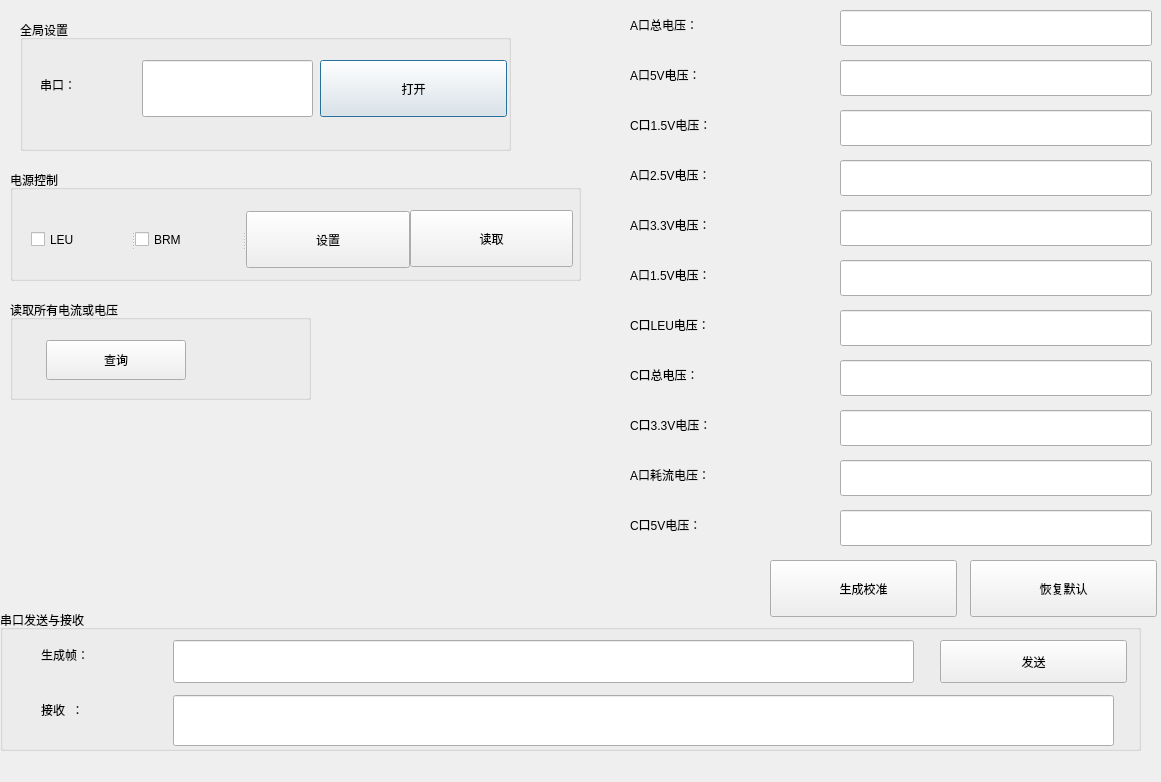
<?xml version="1.0" encoding="UTF-8"?>
<ui version="4.0">
 <class>SwbpTester</class>
 <widget class="QDialog" name="SwbpTester">
  <property name="geometry">
   <rect>
    <x>0</x>
    <y>0</y>
    <width>1161</width>
    <height>782</height>
   </rect>
  </property>
  <property name="windowTitle">
   <string>Dialog</string>
  </property>
  <widget class="QGroupBox" name="groupBox_2">
   <property name="geometry">
    <rect>
     <x>20</x>
     <y>20</y>
     <width>491</width>
     <height>131</height>
    </rect>
   </property>
   <property name="title">
    <string>全局设置</string>
   </property>
   <widget class="QPushButton" name="com_open">
    <property name="geometry">
     <rect>
      <x>300</x>
      <y>40</y>
      <width>187</width>
      <height>57</height>
     </rect>
    </property>
    <property name="text">
     <string>打开</string>
    </property>
   </widget>
   <widget class="QLabel" name="label">
    <property name="geometry">
     <rect>
      <x>20</x>
      <y>50</y>
      <width>90</width>
      <height>30</height>
     </rect>
    </property>
    <property name="text">
     <string>串口：</string>
    </property>
   </widget>
   <widget class="QLineEdit" name="m_ComSellineEdit">
    <property name="geometry">
     <rect>
      <x>122</x>
      <y>40</y>
      <width>171</width>
      <height>57</height>
     </rect>
    </property>
   </widget>
  </widget>
  <widget class="QWidget" name="layoutWidget">
   <property name="geometry">
    <rect>
     <x>0</x>
     <y>0</y>
     <width>2</width>
     <height>2</height>
    </rect>
   </property>
   <layout class="QVBoxLayout" name="verticalLayout"/>
  </widget>
  <widget class="QWidget" name="layoutWidget">
   <property name="geometry">
    <rect>
     <x>0</x>
     <y>0</y>
     <width>2</width>
     <height>2</height>
    </rect>
   </property>
   <layout class="QVBoxLayout" name="verticalLayout_2"/>
  </widget>
  <widget class="QGroupBox" name="groupBox_5">
   <property name="geometry">
    <rect>
     <x>10</x>
     <y>300</y>
     <width>301</width>
     <height>100</height>
    </rect>
   </property>
   <property name="title">
    <string>读取所有电流或电压</string>
   </property>
   <widget class="QPushButton" name="voltagequery_btn">
    <property name="geometry">
     <rect>
      <x>36</x>
      <y>40</y>
      <width>140</width>
      <height>40</height>
     </rect>
    </property>
    <property name="text">
     <string>查询</string>
    </property>
   </widget>
  </widget>
  <widget class="QGroupBox" name="groupBox_8">
   <property name="geometry">
    <rect>
     <x>10</x>
     <y>170</y>
     <width>571</width>
     <height>111</height>
    </rect>
   </property>
   <property name="title">
    <string>电源控制</string>
   </property>
   <widget class="QPushButton" name="pushButton_4">
    <property name="geometry">
     <rect>
      <x>400</x>
      <y>40</y>
      <width>163</width>
      <height>57</height>
     </rect>
    </property>
    <property name="text">
     <string>读取</string>
    </property>
   </widget>
   <widget class="QSplitter" name="splitter_4">
    <property name="geometry">
     <rect>
      <x>21</x>
      <y>41</y>
      <width>379</width>
      <height>57</height>
     </rect>
    </property>
    <property name="orientation">
     <enum>Qt::Horizontal</enum>
    </property>
    <widget class="QCheckBox" name="LeuPwr_chkBox">
     <property name="text">
      <string>LEU</string>
     </property>
    </widget>
    <widget class="QCheckBox" name="BrmPwr_chkBox">
     <property name="text">
      <string>BRM</string>
     </property>
    </widget>
    <widget class="QPushButton" name="pushButton_3">
     <property name="text">
      <string>设置</string>
     </property>
    </widget>
   </widget>
  </widget>
  <widget class="QGroupBox" name="groupBox_6">
   <property name="geometry">
    <rect>
     <x>0</x>
     <y>610</y>
     <width>1141</width>
     <height>141</height>
    </rect>
   </property>
   <property name="title">
    <string>串口发送与接收</string>
   </property>
   <widget class="QLineEdit" name="sendedit">
    <property name="geometry">
     <rect>
      <x>173</x>
      <y>30</y>
      <width>741</width>
      <height>43</height>
     </rect>
    </property>
   </widget>
   <widget class="QPushButton" name="send_btn">
    <property name="geometry">
     <rect>
      <x>940</x>
      <y>30</y>
      <width>187</width>
      <height>43</height>
     </rect>
    </property>
    <property name="text">
     <string>发送</string>
    </property>
   </widget>
   <widget class="QLabel" name="label_3">
    <property name="geometry">
     <rect>
      <x>41</x>
      <y>30</y>
      <width>120</width>
      <height>30</height>
     </rect>
    </property>
    <property name="text">
     <string>生成帧：</string>
    </property>
   </widget>
   <widget class="QLabel" name="label_4">
    <property name="geometry">
     <rect>
      <x>41</x>
      <y>85</y>
      <width>120</width>
      <height>30</height>
     </rect>
    </property>
    <property name="text">
     <string>接收  ：</string>
    </property>
   </widget>
   <widget class="QLineEdit" name="recv_edit">
    <property name="geometry">
     <rect>
      <x>173</x>
      <y>85</y>
      <width>941</width>
      <height>51</height>
     </rect>
    </property>
   </widget>
  </widget>
  <widget class="QLineEdit" name="m_lineEdit_1">
   <property name="geometry">
    <rect>
     <x>840</x>
     <y>10</y>
     <width>312</width>
     <height>36</height>
    </rect>
   </property>
  </widget>
  <widget class="QLabel" name="label_2">
   <property name="geometry">
    <rect>
     <x>630</x>
     <y>10</y>
     <width>165</width>
     <height>30</height>
    </rect>
   </property>
   <property name="text">
    <string>A口总电压：</string>
   </property>
  </widget>
  <widget class="QLabel" name="label_5">
   <property name="geometry">
    <rect>
     <x>630</x>
     <y>60</y>
     <width>165</width>
     <height>30</height>
    </rect>
   </property>
   <property name="text">
    <string>A口5V电压：</string>
   </property>
  </widget>
  <widget class="QLineEdit" name="m_lineEdit_2">
   <property name="geometry">
    <rect>
     <x>840</x>
     <y>60</y>
     <width>312</width>
     <height>36</height>
    </rect>
   </property>
  </widget>
  <widget class="QLabel" name="label_6">
   <property name="geometry">
    <rect>
     <x>630</x>
     <y>110</y>
     <width>195</width>
     <height>30</height>
    </rect>
   </property>
   <property name="text">
    <string>C口1.5V电压：</string>
   </property>
  </widget>
  <widget class="QLineEdit" name="m_lineEdit_3">
   <property name="geometry">
    <rect>
     <x>840</x>
     <y>110</y>
     <width>312</width>
     <height>36</height>
    </rect>
   </property>
  </widget>
  <widget class="QLabel" name="label_7">
   <property name="geometry">
    <rect>
     <x>630</x>
     <y>160</y>
     <width>195</width>
     <height>30</height>
    </rect>
   </property>
   <property name="text">
    <string>A口2.5V电压：</string>
   </property>
  </widget>
  <widget class="QLineEdit" name="m_lineEdit_4">
   <property name="geometry">
    <rect>
     <x>840</x>
     <y>160</y>
     <width>312</width>
     <height>36</height>
    </rect>
   </property>
  </widget>
  <widget class="QLabel" name="label_8">
   <property name="geometry">
    <rect>
     <x>630</x>
     <y>210</y>
     <width>195</width>
     <height>30</height>
    </rect>
   </property>
   <property name="text">
    <string>A口3.3V电压：</string>
   </property>
  </widget>
  <widget class="QLineEdit" name="m_lineEdit_5">
   <property name="geometry">
    <rect>
     <x>840</x>
     <y>210</y>
     <width>312</width>
     <height>36</height>
    </rect>
   </property>
  </widget>
  <widget class="QLabel" name="label_9">
   <property name="geometry">
    <rect>
     <x>630</x>
     <y>260</y>
     <width>195</width>
     <height>30</height>
    </rect>
   </property>
   <property name="text">
    <string>A口1.5V电压：</string>
   </property>
  </widget>
  <widget class="QLabel" name="label_10">
   <property name="geometry">
    <rect>
     <x>630</x>
     <y>310</y>
     <width>165</width>
     <height>30</height>
    </rect>
   </property>
   <property name="text">
    <string>C口LEU电压：</string>
   </property>
  </widget>
  <widget class="QLineEdit" name="m_lineEdit_6">
   <property name="geometry">
    <rect>
     <x>840</x>
     <y>260</y>
     <width>312</width>
     <height>36</height>
    </rect>
   </property>
  </widget>
  <widget class="QLineEdit" name="m_lineEdit_7">
   <property name="geometry">
    <rect>
     <x>840</x>
     <y>310</y>
     <width>312</width>
     <height>36</height>
    </rect>
   </property>
  </widget>
  <widget class="QLabel" name="label_11">
   <property name="geometry">
    <rect>
     <x>630</x>
     <y>360</y>
     <width>195</width>
     <height>30</height>
    </rect>
   </property>
   <property name="text">
    <string>C口总电压：</string>
   </property>
  </widget>
  <widget class="QLineEdit" name="m_lineEdit_8">
   <property name="geometry">
    <rect>
     <x>840</x>
     <y>360</y>
     <width>312</width>
     <height>36</height>
    </rect>
   </property>
  </widget>
  <widget class="QLabel" name="label_12">
   <property name="geometry">
    <rect>
     <x>630</x>
     <y>410</y>
     <width>181</width>
     <height>30</height>
    </rect>
   </property>
   <property name="text">
    <string>C口3.3V电压：</string>
   </property>
  </widget>
  <widget class="QLineEdit" name="m_lineEdit_9">
   <property name="geometry">
    <rect>
     <x>840</x>
     <y>410</y>
     <width>312</width>
     <height>36</height>
    </rect>
   </property>
  </widget>
  <widget class="QPushButton" name="pushButton">
   <property name="geometry">
    <rect>
     <x>770</x>
     <y>560</y>
     <width>187</width>
     <height>57</height>
    </rect>
   </property>
   <property name="text">
    <string>生成校准</string>
   </property>
  </widget>
  <widget class="QPushButton" name="pushButton_2">
   <property name="geometry">
    <rect>
     <x>970</x>
     <y>560</y>
     <width>187</width>
     <height>57</height>
    </rect>
   </property>
   <property name="text">
    <string>恢复默认</string>
   </property>
  </widget>
  <widget class="QLabel" name="label_13">
   <property name="geometry">
    <rect>
     <x>630</x>
     <y>460</y>
     <width>181</width>
     <height>30</height>
    </rect>
   </property>
   <property name="text">
    <string>A口耗流电压：</string>
   </property>
  </widget>
  <widget class="QLineEdit" name="m_lineEdit_10">
   <property name="geometry">
    <rect>
     <x>840</x>
     <y>460</y>
     <width>312</width>
     <height>36</height>
    </rect>
   </property>
  </widget>
  <widget class="QLineEdit" name="m_lineEdit_11">
   <property name="geometry">
    <rect>
     <x>840</x>
     <y>510</y>
     <width>312</width>
     <height>36</height>
    </rect>
   </property>
  </widget>
  <widget class="QLabel" name="label_14">
   <property name="geometry">
    <rect>
     <x>630</x>
     <y>510</y>
     <width>181</width>
     <height>30</height>
    </rect>
   </property>
   <property name="text">
    <string>C口5V电压：</string>
   </property>
  </widget>
 </widget>
 <tabstops>
  <tabstop>com_open</tabstop>
  <tabstop>voltagequery_btn</tabstop>
  <tabstop>sendedit</tabstop>
  <tabstop>send_btn</tabstop>
  <tabstop>recv_edit</tabstop>
 </tabstops>
 <resources/>
 <connections>
  <connection>
   <sender>com_open</sender>
   <signal>clicked()</signal>
   <receiver>SwbpTester</receiver>
   <slot>open()</slot>
   <hints>
    <hint type="sourcelabel">
     <x>481</x>
     <y>115</y>
    </hint>
    <hint type="destinationlabel">
     <x>1160</x>
     <y>172</y>
    </hint>
   </hints>
  </connection>
  <connection>
   <sender>send_btn</sender>
   <signal>clicked()</signal>
   <receiver>SwbpTester</receiver>
   <slot>send()</slot>
   <hints>
    <hint type="sourcelabel">
     <x>1126</x>
     <y>662</y>
    </hint>
    <hint type="destinationlabel">
     <x>1160</x>
     <y>391</y>
    </hint>
   </hints>
  </connection>
  <connection>
   <sender>voltagequery_btn</sender>
   <signal>clicked()</signal>
   <receiver>SwbpTester</receiver>
   <slot>OnVoltageQueryBtnDown()</slot>
   <hints>
    <hint type="sourcelabel">
     <x>320</x>
     <y>616</y>
    </hint>
    <hint type="destinationlabel">
     <x>342</x>
     <y>678</y>
    </hint>
   </hints>
  </connection>
  <connection>
   <sender>pushButton_3</sender>
   <signal>clicked()</signal>
   <receiver>SwbpTester</receiver>
   <slot>OnGenPwrStaBtnDown()</slot>
   <hints>
    <hint type="sourcelabel">
     <x>353</x>
     <y>238</y>
    </hint>
    <hint type="destinationlabel">
     <x>361</x>
     <y>301</y>
    </hint>
   </hints>
  </connection>
  <connection>
   <sender>pushButton_4</sender>
   <signal>clicked()</signal>
   <receiver>SwbpTester</receiver>
   <slot>OnReadPwrStaBtnDown()</slot>
   <hints>
    <hint type="sourcelabel">
     <x>501</x>
     <y>234</y>
    </hint>
    <hint type="destinationlabel">
     <x>504</x>
     <y>370</y>
    </hint>
   </hints>
  </connection>
  <connection>
   <sender>pushButton_2</sender>
   <signal>clicked()</signal>
   <receiver>SwbpTester</receiver>
   <slot>OnRestoreBtnDown()</slot>
   <hints>
    <hint type="sourcelabel">
     <x>1034</x>
     <y>585</y>
    </hint>
    <hint type="destinationlabel">
     <x>1029</x>
     <y>577</y>
    </hint>
   </hints>
  </connection>
  <connection>
   <sender>pushButton</sender>
   <signal>clicked()</signal>
   <receiver>SwbpTester</receiver>
   <slot>OnGenClibraBtnDown()</slot>
   <hints>
    <hint type="sourcelabel">
     <x>796</x>
     <y>580</y>
    </hint>
    <hint type="destinationlabel">
     <x>653</x>
     <y>530</y>
    </hint>
   </hints>
  </connection>
 </connections>
 <slots>
  <slot>send()</slot>
  <slot>onComSel()</slot>
  <slot>OnVoltageQueryBtnDown()</slot>
  <slot>OnGenPwrStaBtnDown()</slot>
  <slot>OnReadPwrStaBtnDown()</slot>
  <slot>OnRestoreBtnDown()</slot>
  <slot>OnGenClibraBtnDown()</slot>
 </slots>
</ui>
